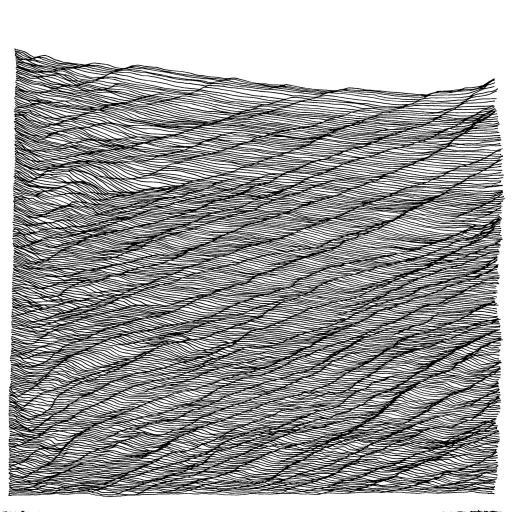
#> input picture ready4testing/Strauhal_Ernest_10.jpg, 1024 x 1024 px (shown at 1/2 size); its folder holds 4 pictures in this run
$ python white_padding.py
#> lines starting #> are read from the running program, lines starting #| are printed output that depends on the picture
import os
from PIL import Image

input_folder = "ready4testing"
output_folder = "padded"
padding_size = 2048
color = (255, 255, 255)

if not os.path.exists(output_folder):
    os.makedirs(output_folder)

for filename in os.listdir(input_folder):
    if filename.endswith(".jpg") or filename.endswith(".jpeg") or filename.endswith(".png"):
        # Load the image
        image = Image.open(os.path.join(input_folder, filename))
#> image is the input picture: PIL image 1024x1024 RGB; min 0, max 255, mean 162.2

        # Add padding to the right of the image
        new_image = Image.new("RGB", (image.width + padding_size, image.height), color)
#> new_image: PIL image 3072x1024 RGB; every value is 255
        new_image.paste(image, (0, 0))
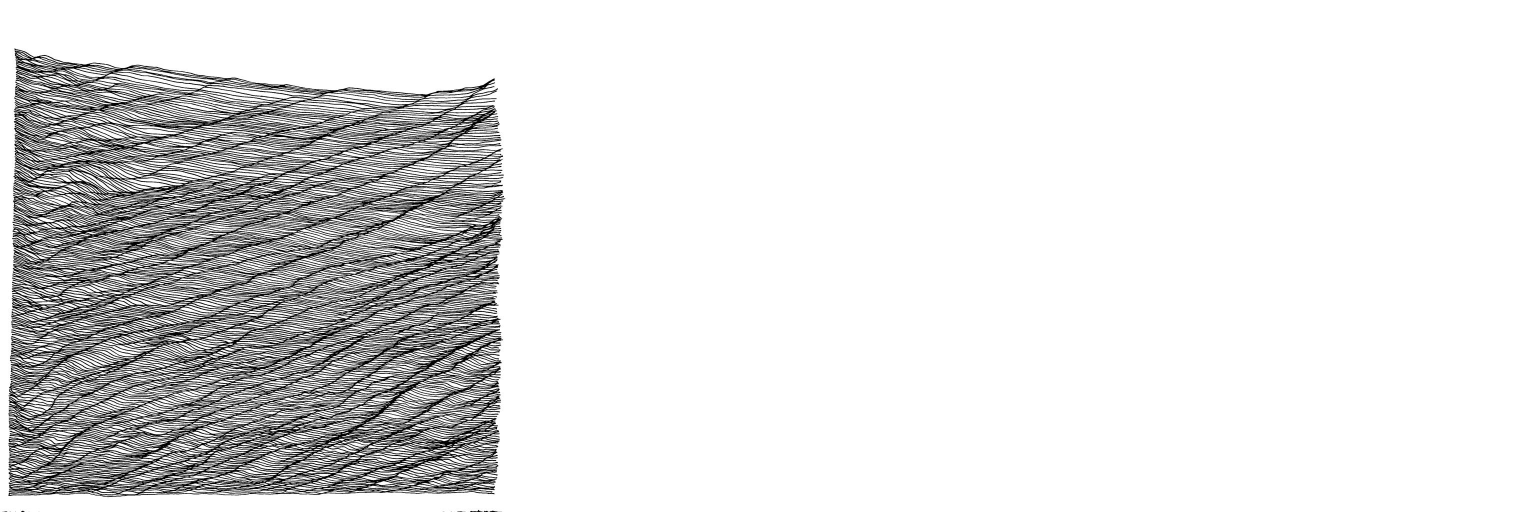
#> new_image: PIL image 3072x1024 RGB (shown at 1/2 size); min 0, max 255, mean 224.1

        # Save the modified image
        new_filename = f"padded_{filename}"
        new_image.save(os.path.join(output_folder, new_filename))
#> pass 2 of the loop `for filename in os.listdir(input_folder):`:
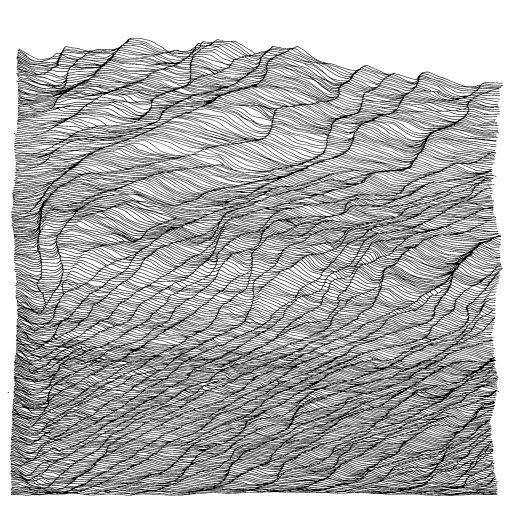
#> input picture ready4testing/Strauhal_Ernest_11.jpg, 1024 x 1024 px (shown at 1/2 size)
#> image is the input picture: PIL image 1024x1024 RGB; min 0, max 255, mean 176.2
#> `new_image.paste(image, (0, 0))`:
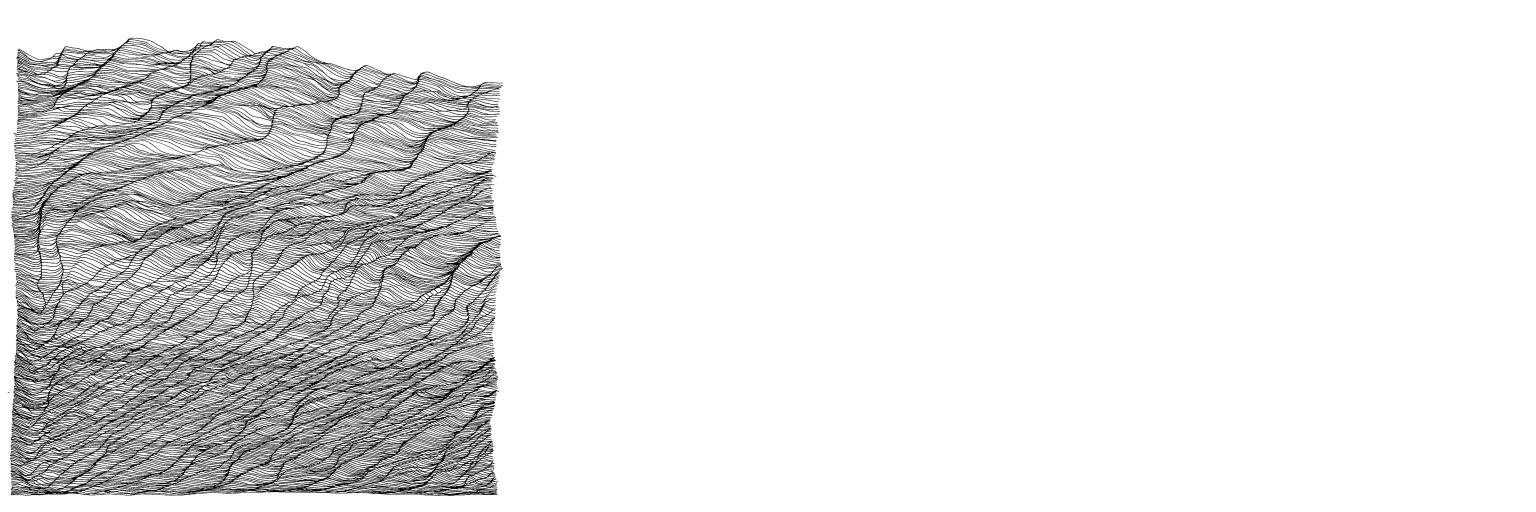
#> new_image: PIL image 3072x1024 RGB (shown at 1/2 size); min 0, max 255, mean 228.7
#> pass 3 of the loop `for filename in os.listdir(input_folder):`:
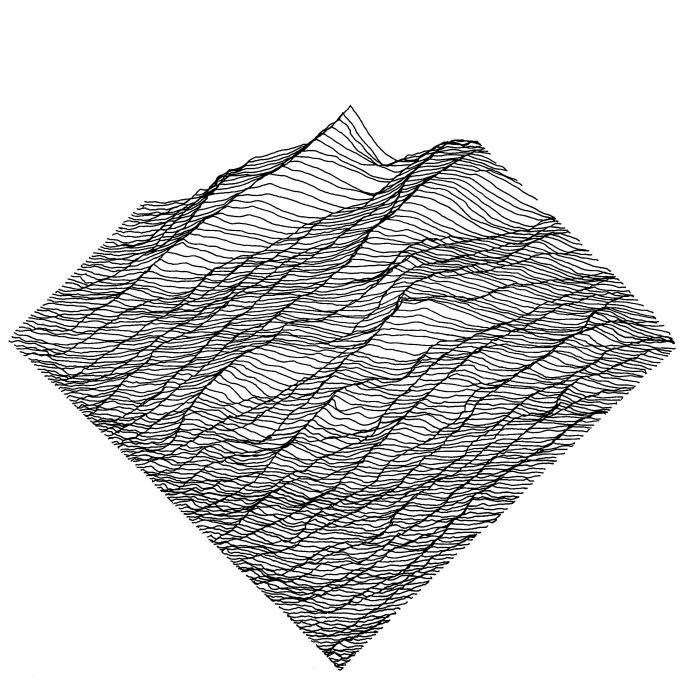
#> input picture ready4testing/diamond.jpg, 2048 x 2048 px (shown at 1/3 size)
#> image is the input picture: PIL image 2048x2048 RGB; min 0, max 255, mean 213.8
#> `new_image.paste(image, (0, 0))`:
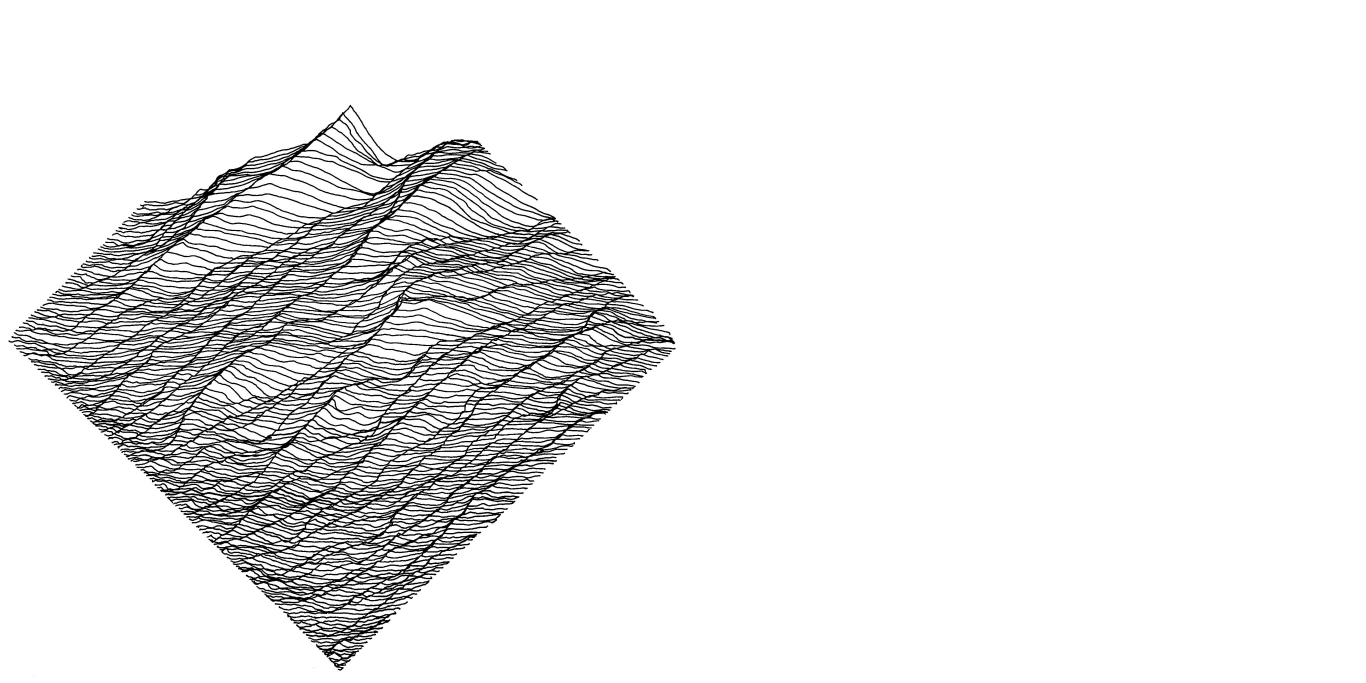
#> new_image: PIL image 4096x2048 RGB (shown at 1/3 size); min 0, max 255, mean 234.4
#> the loop made 4 passes; the first 3 are shown
